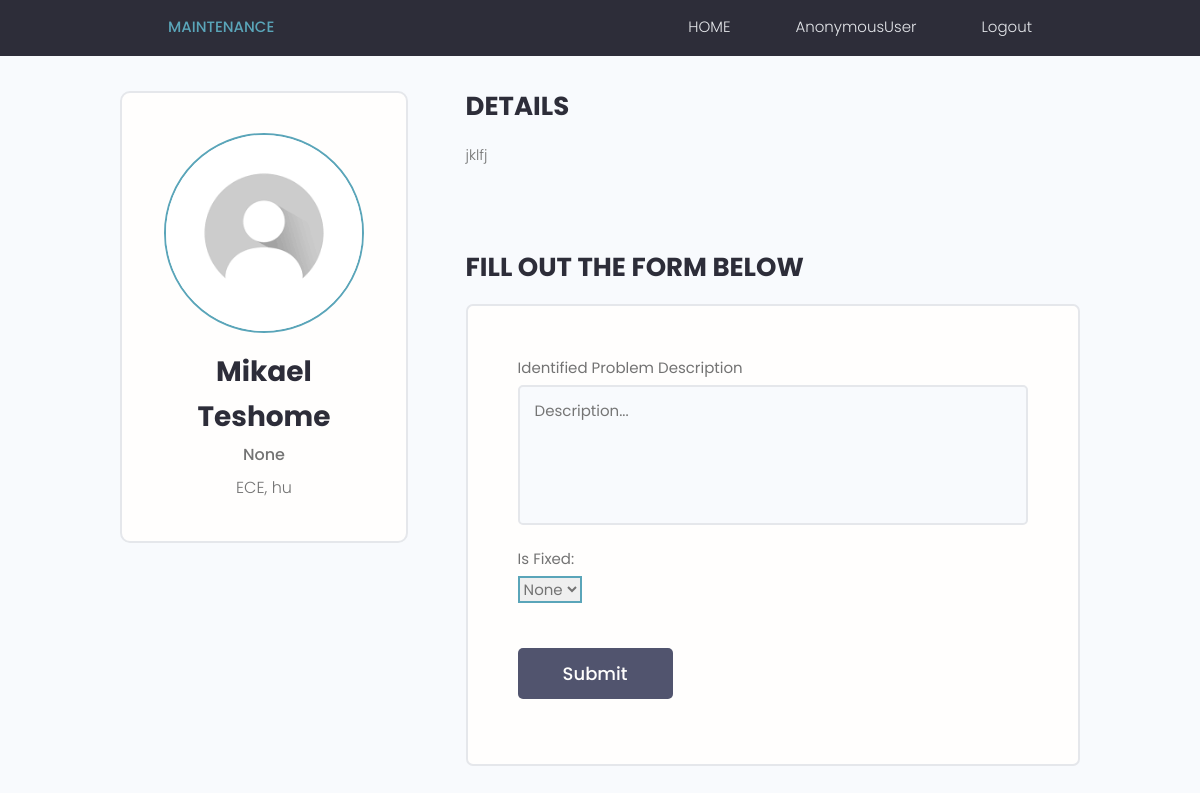
Before: /technician/network-detail/1 with the older database file.
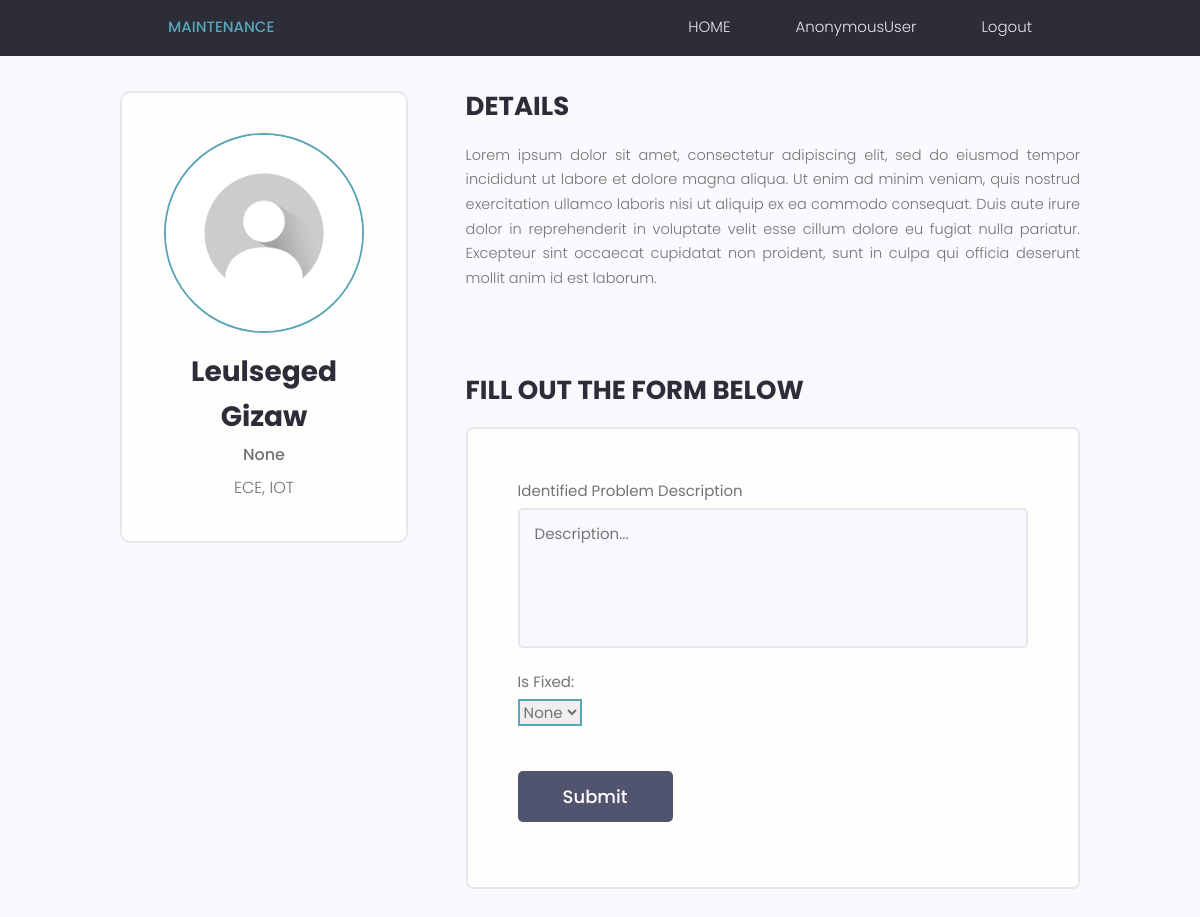
After: the same page with the newer database file.
### customer/models.py (models this page shows, shortened)
class Network(models.Model):
    form_name = models.CharField(max_length=50,)
    customer = models.ForeignKey(Customer, on_delete=models.CASCADE, null=True)
    technician = models.ForeignKey(Technician, on_delete=models.CASCADE, null=True)
    type_of_network_problems = [
        ("slow_internet_connection", "Slow Internet Connection"),
        ("network_connectivity_issues", "Network Connectivity Issues"),
        ("wi_fi_connection_problems", "Wi-Fi Connection Problems"),
        ("network_outage", "Network Outage"),
        ("others", "Others")
    ]
    type_of_network_problem = models.CharField(max_length=100, choices=type_of_network_problems)
    rebooted_modem_router = models.BooleanField(default=False)
    checked_network_cables = models.BooleanField(default=False)
    restarted_computer_device = models.BooleanField(default=False)
    reset_network_settings = models.BooleanField(default=False)
    short_description = models.TextField(null=True)
    aditional_comment = models.TextField(null=True)
    is_goverment =  models.BooleanField(default = True, null=True)
    fixed =  models.BooleanField(default = False,null=True)
    reviewed =  models.BooleanField(default = False, null=True)

### base/models.py (models this page shows, shortened)
class Customer(models.Model):
    user = models.OneToOneField(User, on_delete=models.CASCADE, primary_key=True)
    department = models.CharField(max_length=100)
    campus = models.CharField(max_length=50)
    updated = models.DateTimeField(auto_now=True)
    phone_number = models.IntegerField(null= True)
    created = models.DateTimeField(auto_now_add=True)
    def __str__(self):
        return f"{self.user.first_name} {self.user.last_name}"

class User(AbstractUser):
    is_staff = models.BooleanField(default=False)
    is_technician = models.BooleanField(default=False)
    is_customer = models.BooleanField(default=False)
    is_active = models.BooleanField(default=False)

### technician/views.py (the view)
# urls.py: path("network-detail/<str:pk>", views.networkDetail, name='networkDetail'),
def networkDetail(request,pk):
    single_task = Network.objects.get(id=pk)
    context = {'single_task':single_task}
    return render(request, 'technician/networkDetial.html',context)

### templates/technician/networkDetial.html (shortened to what this page needs)
{% extends 'technician/base.html' %}
{% load static %}
{% block content %}
  <main class="profile my-md">
    <div class="container">
      <div class="layout">
        <div class="column column--1of3">
          <div class="card text-center">
            <div class="card__body dev">
              <img class="avatar avatar--xl" src="{% static 'images/download.png' %}" />
              <h2 class="dev__name">{{single_task.customer}}</h2>
              <p class="dev__title">{{single_task.customer.phone_number}}</p>
              <p class="dev__location">{{single_task.customer.department}}, {{single_task.customer.campus}}</p>
            </div>
          </div>
        </div>
        <div class="column column--2of3">
          <div class="devInfo">
            <h3 class="devInfo__title">Details</h3>
            <p class="devInfo__about">
              {{ single_task.short_description}}
            </p>
          </div>
            <main class="formPage my-xl">
              <h3 class="devInfo__title">Fill out the Form Below</h3>
            <div class="formWrapper">
              <form class="form" action="{% url 'isFixed' single_task.id %}" method="POST">
                <div class="form__field">
                  <label for="formInput#text">Identified Problem Description </label>
                  <textarea class="input input--textarea" name="short_description" id="formInput#textarea" placeholder="Description..."></textarea>
                </div>
                <div class="form__field">
                  <label for="formInput ">Is Fixed: </label>
                  <select class="input input--text" name="is_fixed" onchange="toggleTextareas()">
                    <option value="option1">None</option>
                  </select>
                </div>
                <input class="btn btn--sub btn--lg my-md" type="submit" value="Submit" />
              </form>
          </div>
            </main>
        </div>
      </div>
    </div>
  </main>
{%endblock%}

Changed rows visible on the page:
changed Network "None": customer "Mikael Teshome" → "Leulseged Gizaw"; customer.campus "hu" → "IOT"; short_description "jklfj" → "Lorem ipsum dolor sit amet, consectetur adipiscing elit, sed do eiusmod tempor incididunt ut labore et dolore magna aliqua. Ut enim ad minim veniam, quis nostrud exercitation ullamco laboris nisi ut aliquip ex ea commodo consequat. Duis aute irure dolor in reprehenderit in voluptate velit esse cillum dolore eu fugiat nulla pariatur. Excepteur sint occaecat cupidatat non proident, sunt in culpa qui officia deserunt mollit anim id est laborum."
